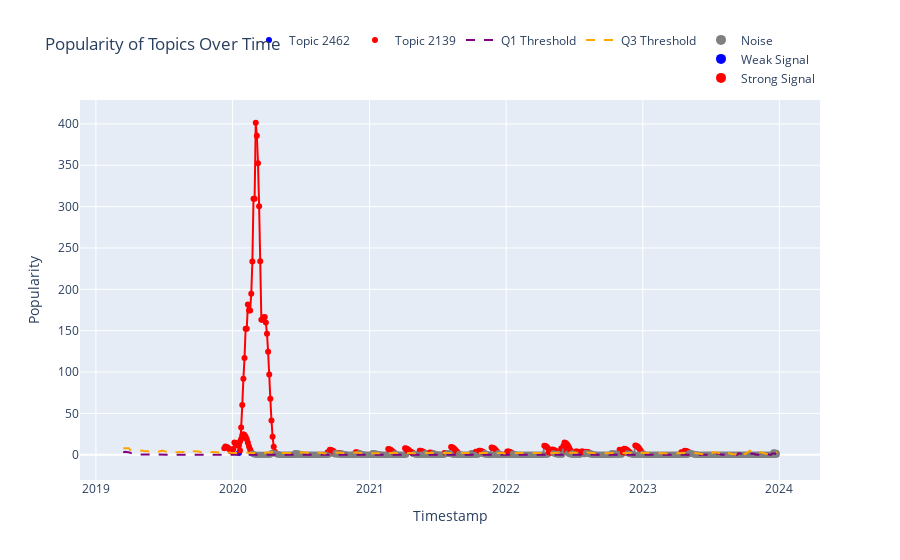

The code cell stored with this chart in its notebook:
### Code cell
import os
import pandas as pd
import plotly.graph_objects as go
from datetime import datetime, timedelta
import re

# Load the data
folder = "signal_evolution_data/"
metadata = pd.read_pickle(folder + 'metadata.pkl')
noise_df_list = pd.read_pickle(folder + 'noise_dfs_over_time.pkl')
ws_df_list = pd.read_pickle(folder + 'weak_signal_dfs_over_time.pkl')
ss_df_list = pd.read_pickle(folder + 'strong_signal_dfs_over_time.pkl')

# Function to get the color based on the topic's category
def get_color(topic, noise_df, ws_df, ss_df):
    if not noise_df.empty and topic in noise_df['Topic'].values:
        return 'gray'
    elif not ws_df.empty and topic in ws_df['Topic'].values:
        return 'blue'
    elif not ss_df.empty and topic in ss_df['Topic'].values:
        return 'red'
    else:
        return None

# Function to get the popularity and representation of a topic
def get_popularity_and_representation(topic, noise_df, ws_df, ss_df):
    if not noise_df.empty and topic in noise_df['Topic'].values:
        return noise_df[noise_df['Topic'] == topic][['Latest Popularity', 'Representation']].values[0]
    elif not ws_df.empty and topic in ws_df['Topic'].values:
        return ws_df[ws_df['Topic'] == topic][['Latest Popularity', 'Representation']].values[0]
    elif not ss_df.empty and topic in ss_df['Topic'].values:
        return ss_df[ss_df['Topic'] == topic][['Latest Popularity', 'Representation']].values[0]
    else:
        return None, None

# Specify the list of topics you want to visualize
topics_to_visualize = [2462, 2139]  # Replace with the topic numbers you want to visualize

# Create the line plot using Plotly
fig = go.Figure()

# Initialize a dictionary to store the representations for each timestamp
timestamp_representations = {}

for topic in topics_to_visualize:
    # Initialize lists to store data for the topic
    timestamps = []
    popularities = []
    colors = []
    representations = []

    # Iterate over the timestamps
    for i in range(len(metadata['timestamps'])):
        noise_df = noise_df_list[i]
        ws_df = ws_df_list[i]
        ss_df = ss_df_list[i]
        
        color = get_color(topic, noise_df, ws_df, ss_df)
        popularity, representation = get_popularity_and_representation(topic, noise_df, ws_df, ss_df)
        
        if color is not None and popularity is not None:
            timestamps.append(metadata['timestamps'][i])
            popularities.append(popularity)
            colors.append(color)
            representations.append(representation)
            
            # Store the representation for this timestamp and topic
            if metadata['timestamps'][i] not in timestamp_representations:
                timestamp_representations[metadata['timestamps'][i]] = {}
            timestamp_representations[metadata['timestamps'][i]][topic] = representation

    # Create the line segments with the corresponding colors
    line_segments = []
    for i in range(len(timestamps) - 1):
        line_segments.append(go.Scatter(
            x=[timestamps[i], timestamps[i+1]],
            y=[popularities[i], popularities[i+1]],
            mode='lines',
            line=dict(color=colors[i]),
            showlegend=False,
            hoverinfo='none'
        ))

    # Add the line segments to the figure
    for segment in line_segments:
        fig.add_trace(segment)

    # Add the markers with hover information
    fig.add_trace(go.Scatter(
        x=timestamps,
        y=popularities,
        mode='markers',
        marker=dict(color=colors),
        hoverinfo='none',
        name=f'Topic {topic}'
    ))

# Add the threshold plots
fig.add_trace(go.Scatter(
    x=metadata['timestamps'],
    y=metadata['q1_values'],
    mode='lines',
    line=dict(color='purple', dash='dash'),
    name='Q1 Threshold',
    hoverinfo='none'
))

fig.add_trace(go.Scatter(
    x=metadata['timestamps'],
    y=metadata['q3_values'],
    mode='lines',
    line=dict(color='orange', dash='dash'),
    name='Q3 Threshold',
    hoverinfo='none'
))

# Create the hover text for each timestamp
hover_data = []
for timestamp in metadata['timestamps']:
    if timestamp in timestamp_representations:
        topic_reprs = []
        for topic, representation in timestamp_representations[timestamp].items():
            topic_repr = f"Topic {topic}: {' - '.join(representation.split('_')[:5])}"
            topic_reprs.append(topic_repr)
        hover_text = '<br>'.join(topic_reprs)
    else:
        hover_text = 'No representation available'
    hover_data.append(hover_text)

# Add an invisible scatter trace for the hover data
fig.add_trace(go.Scatter(
    x=metadata['timestamps'],
    y=[0] * len(metadata['timestamps']),
    mode='markers',
    hovertext=hover_data,
    hoverinfo='text',
    showlegend=False,
    marker=dict(color='rgba(0, 0, 0, 0)', size=10)
))

# Update the layout
fig.update_layout(
    title='Popularity of Topics Over Time',
    xaxis_title='Timestamp',
    yaxis_title='Popularity',

    hoverlabel=dict(
        font=dict(size=16)
    ),
    hovermode='x'
)

# Add custom legend
fig.add_trace(go.Scatter(
    x=[None],
    y=[None],
    mode='markers',
    marker=dict(color='gray', size=10),
    name='Noise',
    legendgroup='category',
    showlegend=True
))

fig.add_trace(go.Scatter(
    x=[None],
    y=[None],
    mode='markers',
    marker=dict(color='blue', size=10),
    name='Weak Signal',
    legendgroup='category',
    showlegend=True
))

fig.add_trace(go.Scatter(
    x=[None],
    y=[None],
    mode='markers',
    marker=dict(color='red', size=10),
    name='Strong Signal',
    legendgroup='category',
    showlegend=True
))

fig.update_layout(
    legend=dict(
        orientation='h',
        yanchor='bottom',
        y=1.02,
        xanchor='right',
        x=1
    )
)

fig.show()
